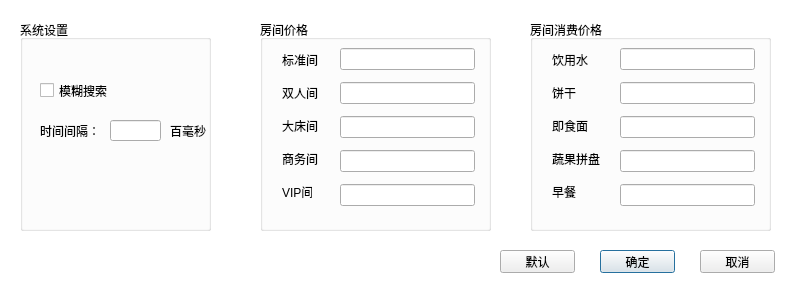
<?xml version="1.0" encoding="UTF-8"?>
<ui version="4.0">
 <class>setting</class>
 <widget class="QDialog" name="setting">
  <property name="geometry">
   <rect>
    <x>0</x>
    <y>0</y>
    <width>800</width>
    <height>306</height>
   </rect>
  </property>
  <property name="minimumSize">
   <size>
    <width>800</width>
    <height>306</height>
   </size>
  </property>
  <property name="maximumSize">
   <size>
    <width>800</width>
    <height>306</height>
   </size>
  </property>
  <property name="windowTitle">
   <string>设置</string>
  </property>
  <property name="windowIcon">
   <iconset resource="icons.qrc">
    <normaloff>:/icons/icons/setting.png</normaloff>:/icons/icons/setting.png</iconset>
  </property>
  <widget class="QGroupBox" name="groupBox">
   <property name="geometry">
    <rect>
     <x>260</x>
     <y>20</y>
     <width>231</width>
     <height>211</height>
    </rect>
   </property>
   <property name="title">
    <string>房间价格</string>
   </property>
   <widget class="QLabel" name="label">
    <property name="geometry">
     <rect>
      <x>22</x>
      <y>32</y>
      <width>36</width>
      <height>16</height>
     </rect>
    </property>
    <property name="text">
     <string>标准间</string>
    </property>
   </widget>
   <widget class="QLabel" name="label_2">
    <property name="geometry">
     <rect>
      <x>22</x>
      <y>65</y>
      <width>36</width>
      <height>16</height>
     </rect>
    </property>
    <property name="text">
     <string>双人间</string>
    </property>
   </widget>
   <widget class="QLabel" name="label_3">
    <property name="geometry">
     <rect>
      <x>22</x>
      <y>98</y>
      <width>36</width>
      <height>16</height>
     </rect>
    </property>
    <property name="text">
     <string>大床间</string>
    </property>
   </widget>
   <widget class="QLabel" name="label_4">
    <property name="geometry">
     <rect>
      <x>22</x>
      <y>131</y>
      <width>36</width>
      <height>16</height>
     </rect>
    </property>
    <property name="text">
     <string>商务间</string>
    </property>
   </widget>
   <widget class="QLabel" name="label_5">
    <property name="geometry">
     <rect>
      <x>22</x>
      <y>164</y>
      <width>30</width>
      <height>16</height>
     </rect>
    </property>
    <property name="text">
     <string>VIP间</string>
    </property>
   </widget>
   <widget class="QWidget" name="layoutWidget">
    <property name="geometry">
     <rect>
      <x>80</x>
      <y>22</y>
      <width>135</width>
      <height>171</height>
     </rect>
    </property>
    <layout class="QVBoxLayout" name="verticalLayout">
     <item>
      <widget class="QLineEdit" name="lineEditRoom1"/>
     </item>
     <item>
      <widget class="QLineEdit" name="lineEditRoom2"/>
     </item>
     <item>
      <widget class="QLineEdit" name="lineEditRoom3"/>
     </item>
     <item>
      <widget class="QLineEdit" name="lineEditRoom4"/>
     </item>
     <item>
      <widget class="QLineEdit" name="lineEditRoom5"/>
     </item>
    </layout>
   </widget>
  </widget>
  <widget class="QGroupBox" name="groupBox_2">
   <property name="geometry">
    <rect>
     <x>530</x>
     <y>20</y>
     <width>241</width>
     <height>211</height>
    </rect>
   </property>
   <property name="title">
    <string>房间消费价格</string>
   </property>
   <widget class="QLabel" name="label_6">
    <property name="geometry">
     <rect>
      <x>22</x>
      <y>32</y>
      <width>36</width>
      <height>16</height>
     </rect>
    </property>
    <property name="text">
     <string>饮用水</string>
    </property>
   </widget>
   <widget class="QLabel" name="label_7">
    <property name="geometry">
     <rect>
      <x>22</x>
      <y>65</y>
      <width>24</width>
      <height>16</height>
     </rect>
    </property>
    <property name="text">
     <string>饼干</string>
    </property>
   </widget>
   <widget class="QLabel" name="label_8">
    <property name="geometry">
     <rect>
      <x>22</x>
      <y>98</y>
      <width>36</width>
      <height>16</height>
     </rect>
    </property>
    <property name="text">
     <string>即食面</string>
    </property>
   </widget>
   <widget class="QLabel" name="label_9">
    <property name="geometry">
     <rect>
      <x>22</x>
      <y>131</y>
      <width>48</width>
      <height>16</height>
     </rect>
    </property>
    <property name="text">
     <string>蔬果拼盘</string>
    </property>
   </widget>
   <widget class="QLabel" name="label_10">
    <property name="geometry">
     <rect>
      <x>22</x>
      <y>164</y>
      <width>24</width>
      <height>16</height>
     </rect>
    </property>
    <property name="text">
     <string>早餐</string>
    </property>
   </widget>
   <widget class="QWidget" name="layoutWidget">
    <property name="geometry">
     <rect>
      <x>90</x>
      <y>22</y>
      <width>135</width>
      <height>171</height>
     </rect>
    </property>
    <layout class="QVBoxLayout" name="verticalLayout_2">
     <item>
      <widget class="QLineEdit" name="lineEditConsume1"/>
     </item>
     <item>
      <widget class="QLineEdit" name="lineEditConsume2"/>
     </item>
     <item>
      <widget class="QLineEdit" name="lineEditConsume3"/>
     </item>
     <item>
      <widget class="QLineEdit" name="lineEditConsume4"/>
     </item>
     <item>
      <widget class="QLineEdit" name="lineEditConsume5"/>
     </item>
    </layout>
   </widget>
  </widget>
  <widget class="QPushButton" name="okButton">
   <property name="geometry">
    <rect>
     <x>600</x>
     <y>250</y>
     <width>75</width>
     <height>23</height>
    </rect>
   </property>
   <property name="text">
    <string>确定</string>
   </property>
  </widget>
  <widget class="QPushButton" name="cancelButton">
   <property name="geometry">
    <rect>
     <x>700</x>
     <y>250</y>
     <width>75</width>
     <height>23</height>
    </rect>
   </property>
   <property name="text">
    <string>取消</string>
   </property>
  </widget>
  <widget class="QPushButton" name="resetButton">
   <property name="geometry">
    <rect>
     <x>500</x>
     <y>250</y>
     <width>75</width>
     <height>23</height>
    </rect>
   </property>
   <property name="text">
    <string>默认</string>
   </property>
  </widget>
  <widget class="QLabel" name="labelBKG">
   <property name="geometry">
    <rect>
     <x>-10</x>
     <y>0</y>
     <width>811</width>
     <height>391</height>
    </rect>
   </property>
   <property name="minimumSize">
    <size>
     <width>0</width>
     <height>0</height>
    </size>
   </property>
   <property name="focusPolicy">
    <enum>Qt::NoFocus</enum>
   </property>
   <property name="styleSheet">
    <string notr="true">background-color: rgb(255, 255, 255);</string>
   </property>
   <property name="text">
    <string/>
   </property>
  </widget>
  <widget class="QGroupBox" name="groupBox_3">
   <property name="geometry">
    <rect>
     <x>20</x>
     <y>20</y>
     <width>191</width>
     <height>211</height>
    </rect>
   </property>
   <property name="title">
    <string>系统设置</string>
   </property>
   <widget class="QCheckBox" name="checkBoxSearch">
    <property name="geometry">
     <rect>
      <x>20</x>
      <y>60</y>
      <width>81</width>
      <height>21</height>
     </rect>
    </property>
    <property name="text">
     <string>模糊搜索</string>
    </property>
   </widget>
   <widget class="QLabel" name="labelTime1">
    <property name="geometry">
     <rect>
      <x>20</x>
      <y>100</y>
      <width>61</width>
      <height>21</height>
     </rect>
    </property>
    <property name="text">
     <string>时间间隔：</string>
    </property>
   </widget>
   <widget class="QLineEdit" name="lineEditTime">
    <property name="geometry">
     <rect>
      <x>90</x>
      <y>100</y>
      <width>51</width>
      <height>21</height>
     </rect>
    </property>
   </widget>
   <widget class="QLabel" name="labelTime2">
    <property name="geometry">
     <rect>
      <x>150</x>
      <y>100</y>
      <width>41</width>
      <height>21</height>
     </rect>
    </property>
    <property name="text">
     <string>百毫秒</string>
    </property>
   </widget>
  </widget>
  <zorder>labelBKG</zorder>
  <zorder>groupBox</zorder>
  <zorder>groupBox_2</zorder>
  <zorder>okButton</zorder>
  <zorder>cancelButton</zorder>
  <zorder>resetButton</zorder>
  <zorder>groupBox_3</zorder>
 </widget>
 <tabstops>
  <tabstop>okButton</tabstop>
  <tabstop>cancelButton</tabstop>
  <tabstop>lineEditRoom1</tabstop>
  <tabstop>lineEditRoom2</tabstop>
  <tabstop>lineEditRoom3</tabstop>
  <tabstop>lineEditRoom4</tabstop>
  <tabstop>lineEditRoom5</tabstop>
  <tabstop>lineEditConsume1</tabstop>
  <tabstop>lineEditConsume2</tabstop>
  <tabstop>lineEditConsume3</tabstop>
  <tabstop>lineEditConsume4</tabstop>
  <tabstop>lineEditConsume5</tabstop>
  <tabstop>checkBoxSearch</tabstop>
  <tabstop>lineEditTime</tabstop>
  <tabstop>resetButton</tabstop>
 </tabstops>
 <resources>
  <include location="icons.qrc"/>
 </resources>
 <connections/>
</ui>
